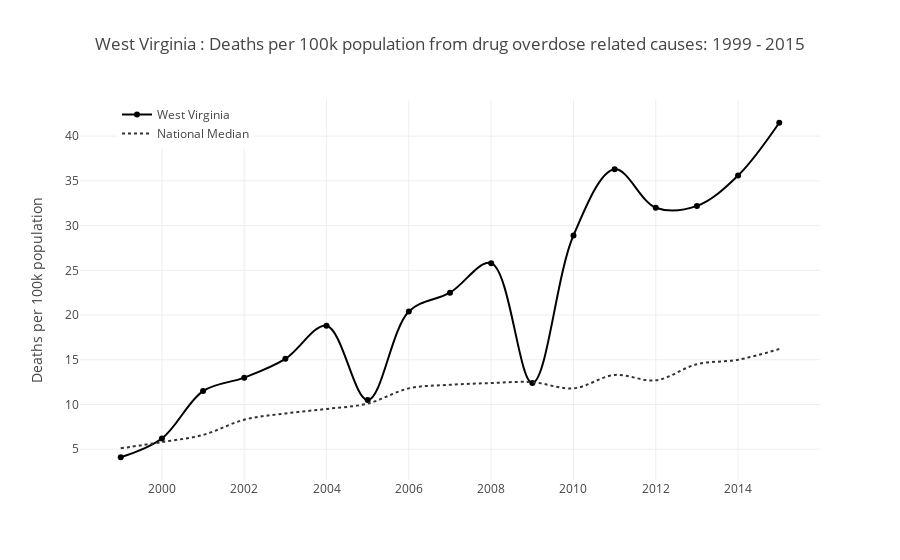

The notebook cell this image was saved under:
### Markdown cell above
### 2. Investigate the data per state

### Code cell
state_filter = "West Virginia"
df = state_deaths[state_deaths["State"] == state_filter]
x = "Year"
y = "Age Adjusted Rate"
title = state_filter + " : Deaths per 100k population from drug overdose related causes: 1999 - 2015"
xaxis_title=""
yaxis_title="Deaths per 100k population"

# Add reliability indicator
df["marker"] = "circle"
df.loc[df["aar_unreliable"]==1,"marker"] = "circle-open"


data = []

data.append(
            Scatter(
                x = df[x],
                y = df[y],
                name = state_filter,
                mode = "lines+markers",
                line = dict(
                        width = 2,
                        color = "rgb(0,0,0)",
                        shape='spline'
                    ),
                marker = dict(symbol=df["marker"])
                )
            )

# Add a trace with the national median rate
state_deaths_median = state_deaths.groupby(["Year"])["Age Adjusted Rate"].median().reset_index()

trace_median = Scatter(
                x = state_deaths_median[x],
                y = state_deaths_median[y],
                name = "National Median",
                mode = "lines",
                line = dict(
                        width = 2,
                        color = "rgb(50,50,50)",
                        dash = 'dot',
                        shape='spline'
                    )
                )

data.append(trace_median)

layout = dict(title = title,xaxis = dict(title=xaxis_title),yaxis = dict(title=yaxis_title),
              legend=dict(xanchor='left',x=0.05))
fig = dict(data=data, layout=layout)

py.iplot(fig, filename='state_deaths_years')

### Figure 1 — Plotly figure (JSON) as saved in the notebook; plotly's stock layout.template omitted (floating-point values rounded to 4 significant figures)
{"data": [{"line": {"color": "rgb(0,0,0)", "shape": "spline", "width": 2}, "marker": {"symbol": ["circle", "circle", "circle", "circle", "circle", "circle", "circle", "circle", "circle", "circle", "circle", "circle", "circle", "circle", "circle", "circle", "circle"]}, "mode": "lines+markers", "name": "West Virginia", "type": "scatter", "x": [1999, 2000, 2001, 2002, 2003, 2004, 2005, 2006, 2007, 2008, 2009, 2010, 2011, 2012, 2013, 2014, 2015], "y": [4.1, 6.2, 11.5, 13, 15.1, 18.8, 10.5, 20.4, 22.5, 25.8, 12.4, 28.9, 36.3, 32, 32.2, 35.6, 41.5]}, {"line": {"color": "rgb(50,50,50)", "dash": "dot", "shape": "spline", "width": 2}, "mode": "lines", "name": "National Median", "type": "scatter", "x": [1999, 2000, 2001, 2002, 2003, 2004, 2005, 2006, 2007, 2008, 2009, 2010, 2011, 2012, 2013, 2014, 2015], "y": [5.1, 5.8, 6.6, 8.3, 9, 9.5, 10.1, 11.8, 12.2, 12.4, 12.5, 11.8, 13.3, 12.7, 14.5, 15, 16.2]}], "layout": {"legend": {"x": 0.05, "xanchor": "left"}, "title": "West Virginia : Deaths per 100k population from drug overdose related causes: 1999 - 2015", "xaxis": {"title": ""}, "yaxis": {"title": "Deaths per 100k population"}}}
